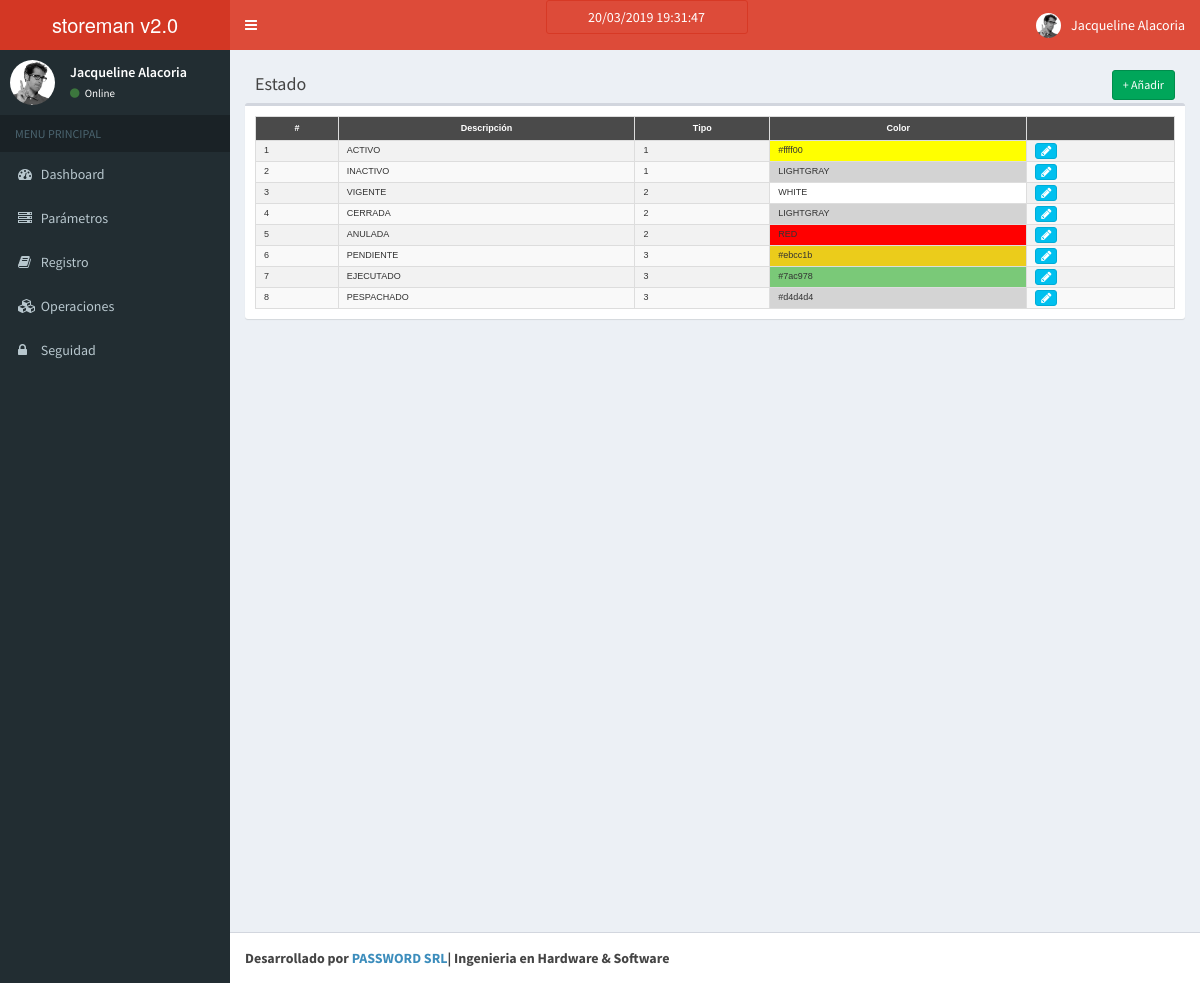
Page /index.php/estado on the committed database.
### tables this page shows
CREATE TABLE `estado` (
  `estado_id` int(11) NOT NULL AUTO_INCREMENT,
  `estado_descripcion` varchar(50) DEFAULT NULL,
  `estado_tipo` int(11) DEFAULT NULL,
  `estado_color` varchar(30) DEFAULT NULL,
  PRIMARY KEY (`estado_id`),
  UNIQUE KEY `estado_id` (`estado_id`)
);

### application/controllers/Estado.php (called while the page is built, shortened)
<?php
class Estado extends CI_Controller{
    function __construct()
    {
        $this->load->model('Estado_model');
    }
    function index()
    {
        $data['estado'] = $this->Estado_model->get_all_estado();
        $data['_view'] = 'estado/index';
        $this->load->view('layouts/main',$data);
    }
}

### index.php (called while the page is built, shortened)
<?php
require_once BASEPATH.'core/CodeIgniter.php';

### application/models/Estado_model.php (called while the page is built, shortened)
<?php
class Estado_model extends CI_Model
{
    function get_all_estado()
    {
        $estado = $this->db->query("
            SELECT
                *
            FROM
                `estado`
            WHERE
                1 = 1
            ORDER BY `estado_id`
        ")->result_array();
        return $estado;
    }
}

### application/views/estado/index.php (the view, shortened to what this page needs)
<link href="<?php echo base_url('resources/css/mitabla.css'); ?>" rel="stylesheet">
<div class="box-header">
    <h3 class="box-title">Estado</h3>
    <div class="box-tools">
        <a href="<?php echo site_url('estado/add'); ?>" class="btn btn-success btn-sm">+ Añadir</a>
    </div>
</div>
<div class="row">
    <div class="col-md-12">
        <div class="box">
            <div class="box-body">
                <table class="table table-striped" id="mitabla">
                    <tr>
                        <th>#</th>
                        <th>Descripción</th>
                        <th>Tipo</th>
                        <th>Color</th>
                        <th></th>
                    </tr>
                    <?php
                        $i = 0;
                        foreach($estado as $e){ ?>
                    <tr>
                        <td><?php echo $i+1; ?></td>
                        <td><?php echo $e['estado_descripcion']; ?></td>
                        <td><?php echo $e['estado_tipo']; ?></td>
                        <td style="background-color: <?php echo $e['estado_color']; ?>"><?php echo $e['estado_color']; ?></td>
                        <td>
                            <a href="<?php echo site_url('estado/edit/'.$e['estado_id']); ?>" class="btn btn-info btn-xs" title="Editar"><span class="fa fa-pencil"></span></a>
                        </td>
                    </tr>
                    <?php $i++; } ?>
                </table>
            </div>
        </div>
    </div>
</div>

### resources/css/mitabla.css (style rules this page uses)
#mitabla { font-family: "Arial", Arial, Arial, arial; font-size: 9px; border-collapse: collapse; width: 100%; }
#mitabla td, #mitabla th { border: 1px solid #ddd; padding: 8px; }
#mitabla td { vertical-align:middle; padding-top: 2px; padding-bottom: 2px; }
#mitabla tr:nth-child(even) { background-color: #f2f2f2; }
#mitabla th { padding-top: 5px; padding-bottom: 5px; text-align: center; background-color: rgba(0,0,0,0.7); color: white; font-size: 9px; }

### rows in the picture
estado: estado_descripcion "ACTIVO", estado_tipo "1", estado_color "#ffff00"
estado: estado_descripcion "INACTIVO", estado_tipo "1", estado_color "LIGHTGRAY"
estado: estado_descripcion "VIGENTE", estado_tipo "2", estado_color "WHITE"
estado: estado_descripcion "CERRADA", estado_tipo "2", estado_color "LIGHTGRAY"
estado: estado_descripcion "ANULADA", estado_tipo "2", estado_color "RED"
estado: estado_descripcion "PENDIENTE", estado_tipo "3", estado_color "#ebcc1b"
estado: estado_descripcion "EJECUTADO", estado_tipo "3", estado_color "#7ac978"
estado: estado_descripcion "PESPACHADO", estado_tipo "3", estado_color "#d4d4d4"
